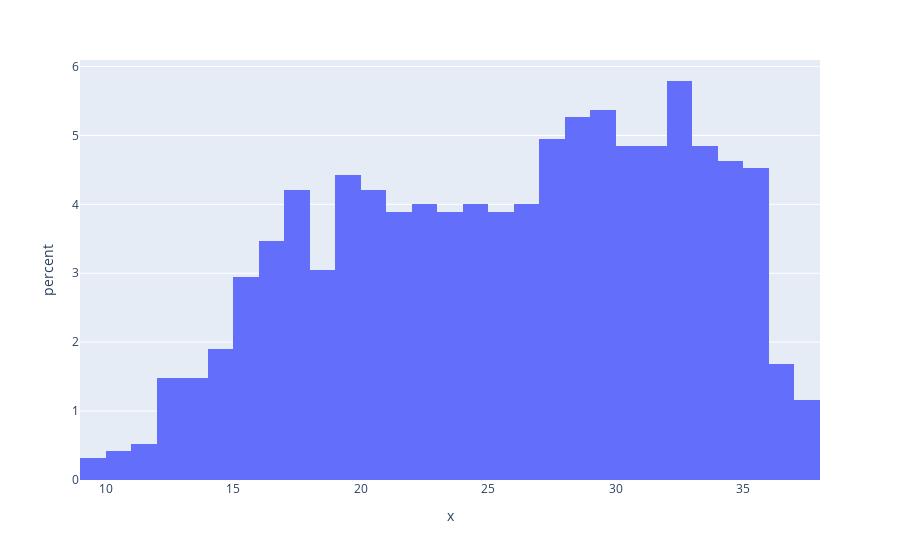

Here is the notebook cell this chart was saved with:
### Markdown cell above
# Minutes Distribution | Regular Season vs. Playoffs

### Code cell
# shows the minute distribution for the regular season
rs_fig = px.histogram(x=rs_df['MIN'], histnorm='percent')
rs_fig.show()

### Figure 1 — Plotly figure (JSON) as saved in the notebook; plotly's stock layout.template omitted (floating-point values rounded to 4 significant figures; data arrays with more than 128 entries replaced by an {"elided": "..."} marker saying what was removed)
{"data": [{"alignmentgroup": "True", "bingroup": "x", "histnorm": "percent", "hovertemplate": "x=%{x}<br>percent=%{y}<extra></extra>", "legendgroup": "", "marker": {"color": "#636efa", "pattern": {"shape": ""}}, "name": "", "offsetgroup": "", "orientation": "v", "showlegend": false, "type": "histogram", "x": {"elided": "950 float values"}, "xaxis": "x", "yaxis": "y"}], "layout": {"autosize": true, "barmode": "relative", "legend": {"tracegroupgap": 0}, "margin": {"t": 60}, "xaxis": {"anchor": "y", "autorange": true, "domain": [0, 1], "range": [9, 38], "title": {"text": "x"}, "type": "linear"}, "yaxis": {"anchor": "x", "autorange": true, "domain": [0, 1], "range": [0, 6.094], "title": {"text": "percent"}}}}
